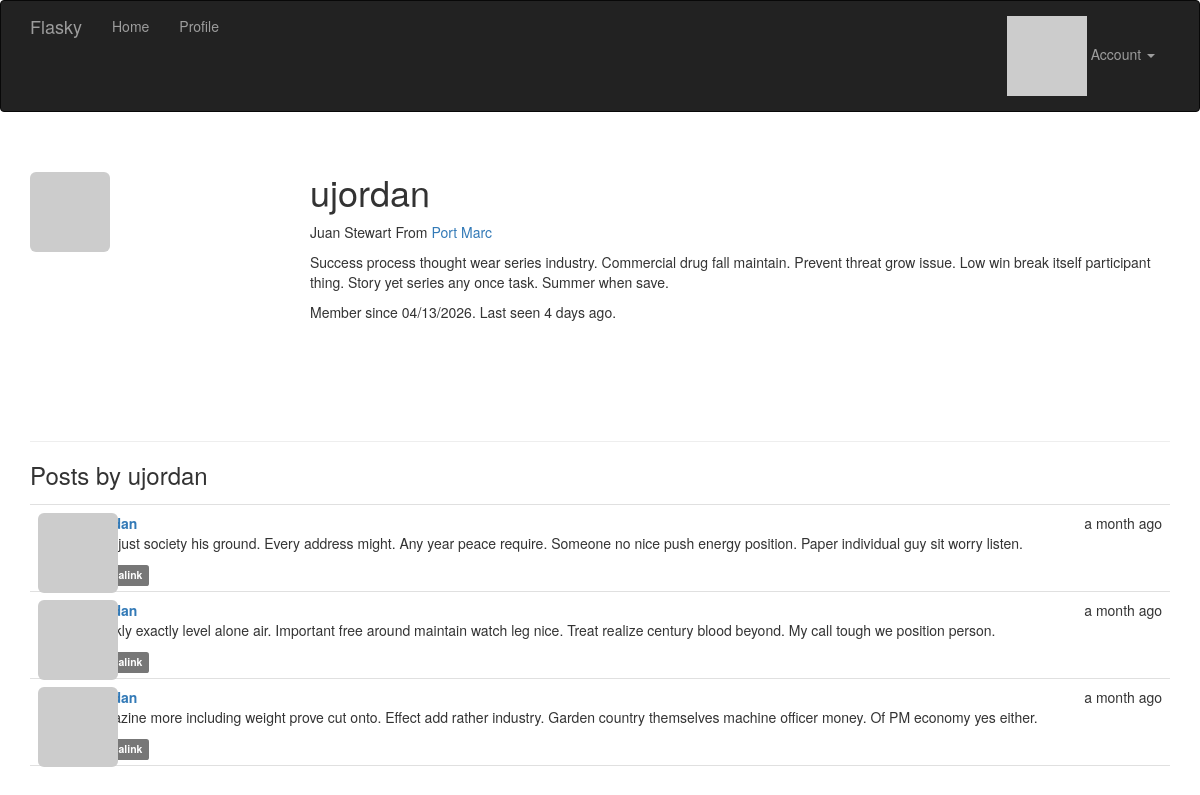
/user/ujordan (signed in), run on the app's committed database.
### app/models.py (models this page shows, shortened)
class User(UserMixin, db.Model):
    __tablename__ = "users"
    id: Mapped[int] = mapped_column(primary_key=True)
    email: Mapped[str] = mapped_column(unique=True, index=True)
    username: Mapped[str] = mapped_column(unique=True, index=True)
    role_id: Mapped[int] = mapped_column(ForeignKey("roles.id"), nullable=True)
    password_hash: Mapped[str] = mapped_column(nullable=False)
    confirmed: Mapped[bool] = mapped_column(default=False)
    name: Mapped[str | None] = mapped_column()
    location: Mapped[str | None] = mapped_column()
    about_me: Mapped[str | None] = mapped_column(Text)
    member_since: Mapped[datetime] = mapped_column(DateTime(timezone=True), default=lambda: datetime.now(UTC))
    last_seen: Mapped[datetime] = mapped_column(DateTime(timezone=True), default=lambda: datetime.now(UTC))
    avatar_hash: Mapped[str | None] = mapped_column()
    posts: DynamicMapped["Post"] = relationship(back_populates="author", lazy="dynamic")
    @property
    def password(self) -> None:
        raise AttributeError("password is not a readable attribute")
    def can(self, perm: int) -> bool:
        return self.role is not None and self.role.has_permission(perm)
    def is_administrator(self) -> bool:
        return self.can(Permission.ADMIN)
    def ping(self) -> None:
        self.last_seen = datetime.now(UTC)
        db.session.add(self)
        db.session.commit()
    def gravatar(self, size: int = 100, default: str = "identicon", rating: str = "g") -> str:
        url: str = "https://secure.gravatar.com/avatar"
        hash_avatar: str = self.avatar_hash or self.gravatar_hash()
        return f"{url}/{hash_avatar}?s={size}&d={default}&r={rating}'."

class Post(db.Model):
    __tablename__ = "posts"
    id: Mapped[int] = mapped_column(primary_key=True)
    body: Mapped[str | None] = mapped_column(Text)
    body_html: Mapped[str | None] = mapped_column(Text)
    timestamp: Mapped[datetime] = mapped_column(DateTime, index=True, default=lambda: datetime.now(UTC))
    author_id: Mapped[int] = mapped_column(ForeignKey("users.id"))
    author: Mapped["User"] = relationship(back_populates="posts")

### app/main/views.py (the view)
@main.route("/user/<username>")
def user(username: str):
    user: User = User.query.filter_by(username=username).first()
    if user is None:
        abort(404)
    posts =  user.posts.order_by(Post.timestamp.desc()).all()
    return render_template("user.html", user=user, posts=posts)

### app/auth/views.py (called while the page is built)
@auth.before_app_request
def before_request():
    if current_user.is_authenticated:
        current_user.ping()
        if not current_user.confirmed and request.blueprint != "auth" and request.endpoint != "static":
            return redirect(url_for("auth.unconfirmed"))
    return None

### app/main/__init__.py (called while the page is built)
@main.app_context_processor
def inject_permissions():
    return dict(Permission=Permission)

### app/models.py (called while the page is built)
@login_manager.user_loader
def load_user(user_id) -> User |  None:
    return db.session.get(User, int(user_id))

    def has_permission(self, perm):
        return self.permissions & perm == perm

### app/templates/user.html (shortened to what this page needs)
{% extends "base.html" %}
{% block page_content %}
<div class="page-header">
    <img class="img-rounded profile-thumbnail" src="{{ user.gravatar(size=256) }}">
    <div class="profile-header">
        <h1>{{ user.username }}</h1>
        {% if user.name or user.location %}
            <p>
                {% if user.name %}{{ user.name }}{% endif %}
                {% if user.location %}
                    From <a href="https://maps.google.com/?q={{ user.location }}">
                            {{ user.location }}
                         </a>
                {% endif %}
            </p>
        {% endif %}
        {% if user.about_me %}
            <p>{{ user.about_me }}</p>
        {% endif %}
        <p>
            Member since {{ moment(user.member_since).format("L") }}.
            Last seen {{ moment(user.last_seen).fromNow() }}.
        </p>
    </div>
</div>
<h3>Posts by {{ user.username }}</h3>
{% include "_posts.html" %}
{% endblock %}

### app/templates/_posts.html (shortened to what this page needs)
<ul class="posts">
    {% for post in posts %}
        <li class="post">
            <div class="post-thumbnail">
                <a href="{{ url_for('.user', username=post.author.username) }}">
                    <img class="img-rounded profile-thumbnail" src="{{ post.author.gravatar(size=40) }}">
                </a>
            </div>
            <div class="post-content">
                <div class="post-date">{{ moment(post.timestamp).fromNow() }}</div>
                <div class="post-author"><a href="{{ url_for('.user', username=post.author.username) }}">{{ post.author.username }}</a></div>
                <div class="post-body">
                    {% if post.body_html %}
                        {{ post.body_html | safe }}
                    {% else %}
                        {{ post.body }}
                    {% endif %}
                </div>
                <div class="post-footer">
                    <a href="{{ url_for('.post', id=post.id) }}">
                        <span class="label label-default">Permalink</span>
                    </a>
                </div>
            </div>
        </li>
    {% endfor %}
</ul>

### app/static/styles.css (style rules this page uses)
.profile-thumbnail { position: absolute; }
.profile-header { min-height: 260px; margin-left: 280px; }
ul.posts { list-style-type: none; padding: 0px; margin: 16px 0px 0px 0px; border-top: 1px solid #e0e0e0; }
ul.posts li.post { padding: 8px; border-bottom: 1px solid #e0e0e0; }
div.post-date { float: right; }
div.post-author { font-weight: bold; }
div.post-thumbnail { position: absolute; }
div.post-content { margin-left: 48px; min-height: 48px; }

### data on the page
User: username "ujordan", name "Juan Stewart", location "Port Marc", about_me "Success process thought wear series industry. Commercial drug fall maintain. Prevent threat grow issue. Low win break itself participant thing. Story yet series any once task. Summer when save.", member_since "04/13/2026", last_seen "4 days ago"
Post: timestamp "a month ago", body_html "Year just society his ground. Every address might. Any year peace require. Someone no nice push energy position. Paper individual guy sit worry listen."
Post: timestamp "a month ago", body_html "Quickly exactly level alone air. Important free around maintain watch leg nice. Treat realize century blood beyond. My call tough we position person."
Post: timestamp "a month ago", body_html "Magazine more including weight prove cut onto. Effect add rather industry. Garden country themselves machine officer money. Of PM economy yes either."
